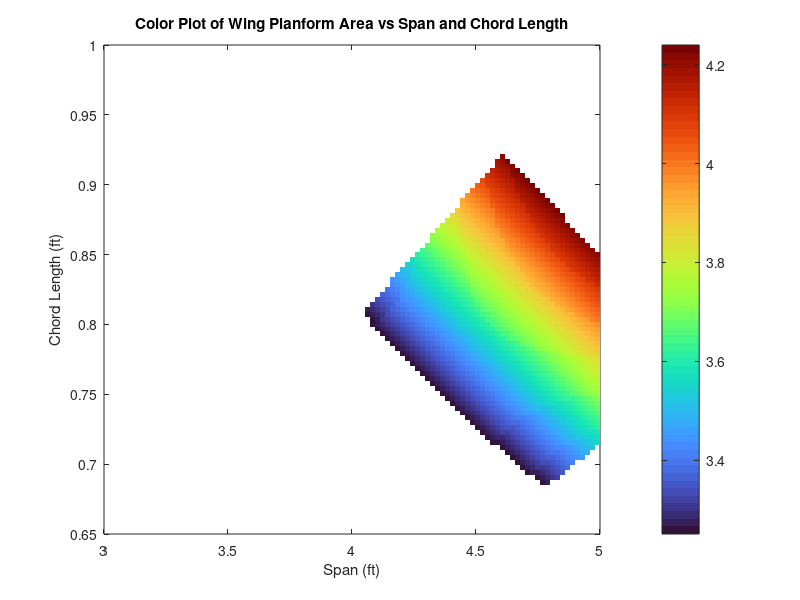

MATLAB code to generate this figure: (Note: this script raises an error after producing the figure.)
% Define the domain for b_wing and c_wing
b_wing = linspace(3, 5, 100);        % corresponds to x
c_wing = linspace(0.65, 1, 100);     % corresponds to y

% Create a meshgrid for b_wing and c_wing
[B, C] = meshgrid(b_wing, c_wing);

% Calculate S_wing = b_wing * c_wing and AR_wing = b_wing / c_wing
S_wing = B .* C;   % S_wing corresponds to f(x,y) = xy
AR_wing = B ./ C;  % AR_wing corresponds to g(x,y) = x/y

% Define constants for V_stall and W_L calculations
W_oz = 8.5;
W = (W_oz + 1.4 * S_wing) ./ 16;  % Weight in pounds with added S_wing dependency
rho = 0.0024;                     % Air density in slugs/ft^3
CL_max = 1.2;                     % Maximum lift coefficient

% Calculate V_stall and W_L
V_stall = sqrt((2 * W) ./ (rho .* S_wing .* CL_max)); % V_stall formula
W_L = W ./ S_wing;                                    % Wing loading formula

% Filter S_wing and AR_wing to stay within the specified ranges
valid_indices = (S_wing >= 3.25 & S_wing <= 4.24) & (AR_wing >= 5 & AR_wing <= 7);

% Filter all matrices based on the valid indices
S_wing_filtered = S_wing;
S_wing_filtered(~valid_indices) = NaN; % Set invalid points to NaN

AR_wing_filtered = AR_wing;
AR_wing_filtered(~valid_indices) = NaN; % Set invalid points to NaN

V_stall_filtered = V_stall;
V_stall_filtered(~valid_indices) = NaN; % Set invalid points to NaN

W_L_filtered = W_L;
W_L_filtered(~valid_indices) = NaN; % Set invalid points to NaN

% Plot pcolor for c_wing with S_wing on the secondary axis
figure;
pcolor(b_wing, c_wing, S_wing_filtered); % Plot c_wing on primary y-axis
shading flat; % Remove grid lines inside cells for a cleaner look
title('Color Plot of Wing Planform Area vs Span and Chord Length');
xlabel('Span (ft)');
ylabel('Chord Length (ft)');
set(gca, 'YDir', 'normal'); % Ensure y-axis is in the correct direction
colorbar;
colormap(turbo); % Use a high-contrast colormap
clim([3.25, 4.24]); % Set the color limits to the filtered range

% Add contour lines to enhance visibility with more levels
hold on;
contour(b_wing, c_wing, S_wing_filtered, 15, 'LineColor', 'k', 'LineWidth', 0.5); % 15 contour levels
hold off;

% Add a secondary y-axis for S_wing
yyaxis right
plot(b_wing, S_wing_filtered(round(length(c_wing)/2), :), 'r--'); % Correctly plot S_wing at the mid c_wing
ylabel('Planform Area (ft^2)'); % Label for secondary axis
axis tight; % Adjust axis limits
grid on;

% Plot pcolor for c_wing with AR_wing on the secondary axis
figure;
pcolor(b_wing, c_wing, AR_wing_filtered); % Plot c_wing on primary y-axis
shading flat; % Remove grid lines inside cells for a cleaner look
title('Color Plot of Wing Aspect Ratio vs Span and Chord Length');
xlabel('Span (ft)');
ylabel('Chord Length (ft)');
set(gca, 'YDir', 'normal'); % Ensure y-axis is in the correct direction
colorbar;
colormap(turbo); % Apply colormap
clim([5, 7]); % Set the color limits to the filtered range for AR_wing

% Add contour lines to enhance visibility with more levels
hold on;
contour(b_wing, c_wing, AR_wing_filtered, 15, 'LineColor', 'k', 'LineWidth', 0.5); % 15 contour levels
hold off;

% Add a secondary y-axis for AR_wing
yyaxis right
plot(b_wing, AR_wing_filtered(round(length(c_wing)/2), :), 'r--'); % Correctly plot AR_wing at the mid c_wing
ylabel('Aspect Ratio'); % Label for secondary axis
axis tight; % Adjust axis limits
grid on;

% Plot pcolor for c_wing with V_stall on the secondary axis
figure;
pcolor(b_wing, c_wing, V_stall_filtered); % Plot c_wing on primary y-axis
shading flat; % Remove grid lines inside cells for a cleaner look
title('Color Plot of Stall Velocity vs Wing Span and Chord Length');
xlabel('Span (ft)');
ylabel('Chord Length (ft)');
set(gca, 'YDir', 'normal'); % Ensure y-axis is in the correct direction
colorbar;
colormap(turbo); % Apply colormap
clim auto; % Allow V_stall values to auto-scale within their range

% Add contour lines to enhance visibility with more levels
hold on;
contour(b_wing, c_wing, V_stall_filtered, 15, 'LineColor', 'k', 'LineWidth', 0.5); % 15 contour levels
hold off;

% Add a secondary y-axis for V_stall
yyaxis right
plot(b_wing, V_stall_filtered(round(length(c_wing)/2), :), 'r--'); % Correctly plot V_stall at the mid c_wing
ylabel('Stall Velocity (ft/s)'); % Label for secondary axis
axis tight; % Adjust axis limits
grid on;

% Plot pcolor for c_wing with W_L on the secondary axis
figure;
pcolor(b_wing, c_wing, W_L_filtered); % Plot c_wing on primary y-axis
shading flat; % Remove grid lines inside cells for a cleaner look
title('Color Plot of Wing Loading vs Span and Chord Length');
xlabel('Span (ft)');
ylabel('Chord Length (ft)');
set(gca, 'YDir', 'normal'); % Ensure y-axis is in the correct direction
colorbar;
colormap(turbo); % Apply colormap
clim auto; % Allow W_L values to auto-scale within their range

% Add contour lines to enhance visibility with more levels
hold on;
contour(b_wing, c_wing, W_L_filtered, 15, 'LineColor', 'k', 'LineWidth', 0.5); % 15 contour levels
hold off;

% Add a secondary y-axis for W_L
yyaxis right
plot(b_wing, W_L_filtered(round(length(c_wing)/2), :), 'r--'); % Correctly plot W_L at the mid c_wing
ylabel('Wing Loading (lb/ft^2)'); % Label for secondary axis
axis tight; % Adjust axis limits
grid on;

% Enhance grid accuracy
set(gca, 'XGrid', 'on', 'YGrid', 'on', 'GridColor', [0 0 0], 'GridAlpha', 0.6, 'MinorGridLineStyle', '-');
set(gca, 'XMinorGrid', 'on', 'YMinorGrid', 'on'); % Add minor grid lines for more precision

% 2D Plot of S_wing vs AR_wing within specified ranges
figure;
scatter(S_wing_filtered(:), AR_wing_filtered(:), 10, 'filled'); % Flatten matrices for plotting
title('2D Plot of Planform Area vs Aspect Ratio within Specified Ranges');
xlabel('Planform Area (ft^2)');
ylabel('Aspect Ratio');
grid on;
